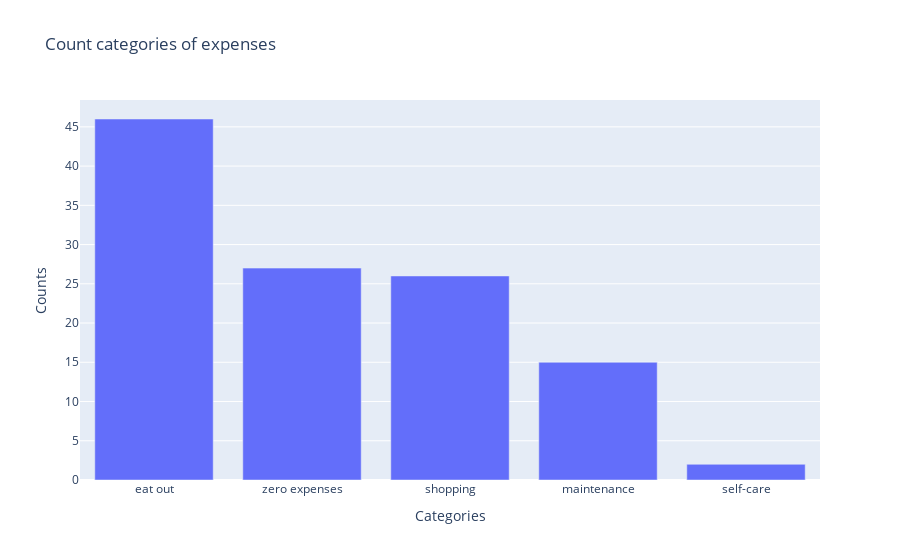

Notebook code cell kept with this figure:
### Code cell
category_counts_ser = expenses_df['category'].value_counts()

categories = category_counts_ser.keys()
values = category_counts_ser.values

fig = go.Figure([go.Bar(x=categories, y=values)])

fig.update_layout(
    title='Count categories of expenses',
    yaxis=dict(
        title='Counts'
    ),
    xaxis=dict(
        title='Categories'
    )
)

fig.show()

### Figure 1 — Plotly figure (JSON) as saved in the notebook; plotly's stock layout.template omitted (floating-point values rounded to 4 significant figures)
{"data": [{"type": "bar", "x": ["eat out", "zero expenses", "shopping", "maintenance", "self-care"], "y": [46, 27, 26, 15, 2]}], "layout": {"title": {"text": "Count categories of expenses"}, "xaxis": {"title": {"text": "Categories"}}, "yaxis": {"title": {"text": "Counts"}}}}
